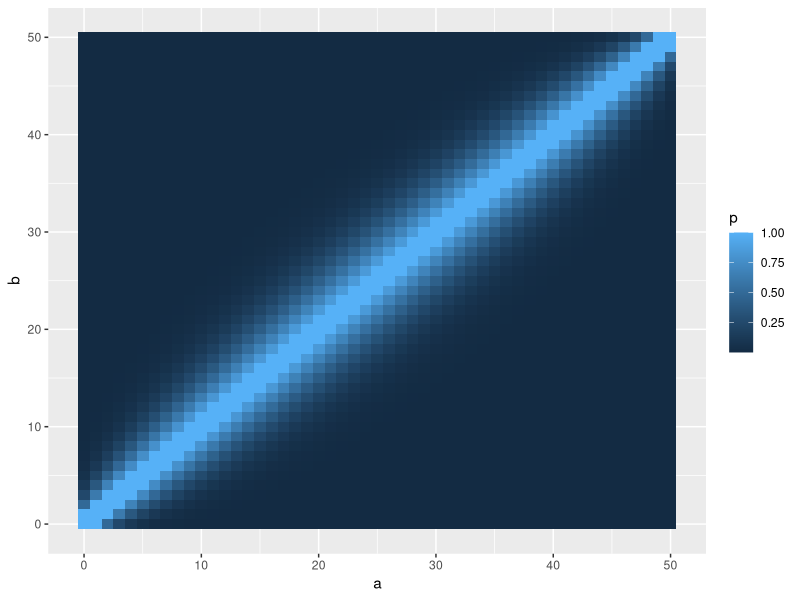
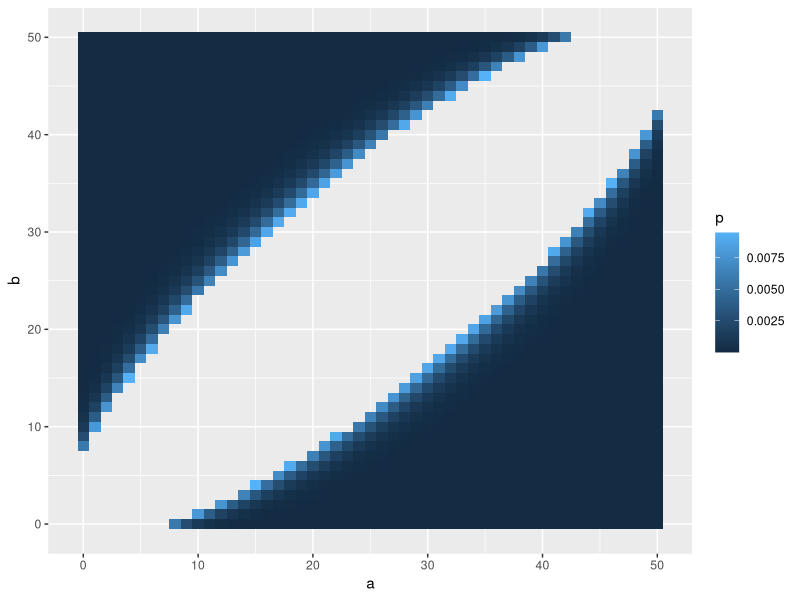

The R source for these figures, in order:
rm(list = ls())

library(Hmisc)
library(ggplot2)

N = 50
df = data.frame(data = matrix(nrow = 0, ncol = 3))

for(n_a in 0:N){
  for(n_b in 0:N){
    mat = matrix(data = c(n_a, N - n_a, n_b, N - n_b), nrow = 2, ncol = 2)
    results = fisher.test(mat, alternative = 'two.sided', conf.int = F)
    df[nrow(df) + 1,] = c(n_a, n_b, results$p.value)
  }
}
colnames(df) = c('a', 'b', 'p')

ggplot(df, aes(x = a, y = b, fill = p)) + 
  geom_tile()
ggplot(df[df$p < 0.01,], aes(x = a, y = b, fill = p)) + 
  geom_tile()
